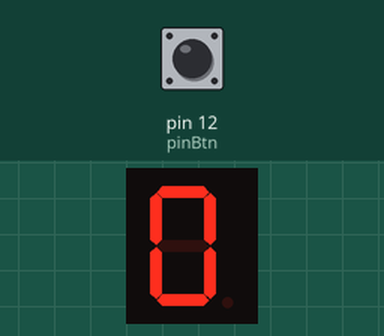
The sketch below on a simulated Arduino Uno, built with avr-gcc and run on an emulated ATmega328P. Shown: 1-digit seven-segment display. Wiring (inferred from the names in the program): 1-digit 7-segment display, segments lit when HIGH: segments pin 2, pin 3, pin 4, pin 5, pin 6, pin 7, pin 8. The test bench sets the inputs (shaded band); at power-on: pin 12 (pinBtn) LOW. The segment pins are drawn as the display they are named for.

Above: at 1.2 s.
1.3 s: pin 12 (pinBtn) pulled HIGH for 0.15 s
At 2.0 s:
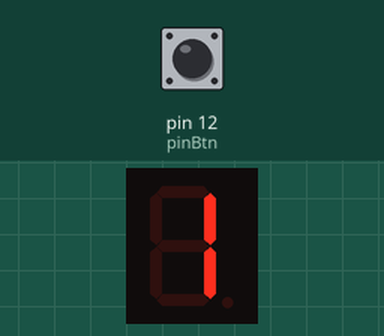
2.9 s: pin 12 (pinBtn) pulled HIGH for 1 s
At 3.2 s:
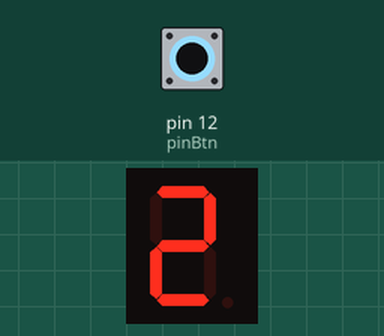
5.4 s: pin 12 (pinBtn) pulled HIGH for 0.15 s
At 6.3 s:
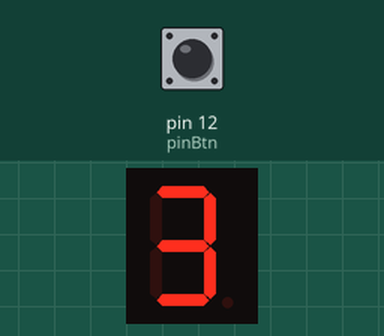
7.0 s: pin 12 (pinBtn) pulled HIGH for 3.2 s
At 7.5 s:
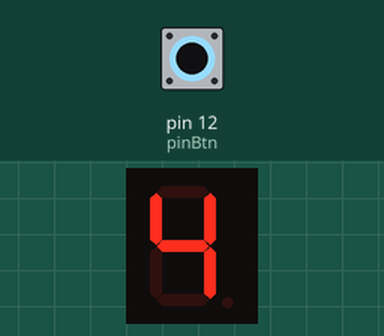
11.7 s: pin 12 (pinBtn) pulled HIGH for 0.15 s
At 12.3 s:
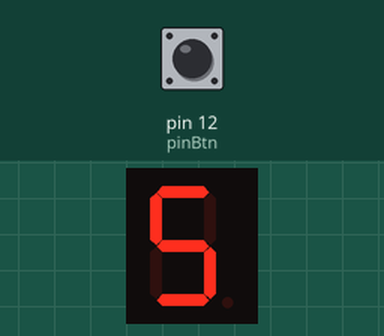
13.3 s: pin 12 (pinBtn) pulled HIGH for 1 s
At 14.7 s:
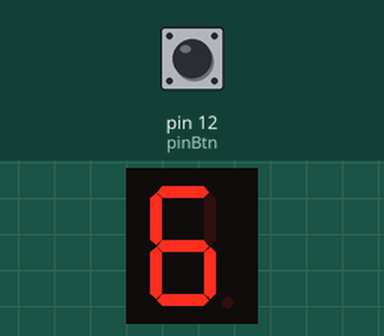
Timing chart, 0 to 16.3 s (numbered marks = the images above; inputs shaded):
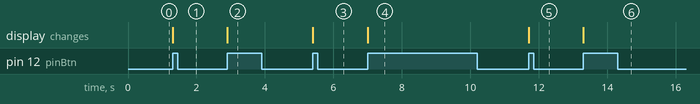

Measured:
- after the input at 1.3 s, the display: changes at once (image 1)
- after the input at 2.9 s, the display: changes at once (image 2)
- after the input at 5.4 s, the display: changes at once (image 3)
- after the input at 7.0 s, the display: changes at once (image 4)
- after the input at 11.7 s, the display: changes at once (image 5)
- after the input at 13.3 s, the display: changes at once (image 6)

The sketch:

JuevesSemanaDeLaCiencia1.ino
```cpp
int pines[]={2,3,4,5,6,7,8}; //Pines en donde esta conectado de la A-G del display

int pinBtn=12; //Pin donde esta conectado el boton

int cont=0; //Numero que mostrara el display
int valor; //Valor que leera el valor del boton
boolean estado=true; //Variable para saber cuando el boton esta presionado o no

int numeros[10][7]={ //Arreglo multidimensional que contiene los numeros
//a,b,c,d,e,f,g
{1,1,1,1,1,1,0},//0
{0,1,1,0,0,0,0},//1
{1,1,0,1,1,0,1},//2
{1,1,1,1,0,0,1},//3
{0,1,1,0,0,1,1},//4
{1,0,1,1,0,1,1},//5
{1,0,1,1,1,1,1},//6
{1,1,1,0,0,0,0},//7
{1,1,1,1,1,1,1},//8
{1,1,1,0,0,1,1},//9
};

void number(int orden[]){ //El metodo recibe un arreglo con el numero a mostrar en el display
  for(int c=0;c<7;c++){
    digitalWrite(pines[c],orden[c]); //Recorre el arreglo de pines y el recibido por parametro
  }
}

void setup() {
  for(int c=0;c<7;c++){
    pinMode(pines[c],OUTPUT);
  }
  pinMode(pinBtn,INPUT);
}

void loop() {
  valor=digitalRead(pinBtn); //lee el valor del boton
  if(valor==HIGH && estado){ //si esta presionado y en el ciclo anterior no lo estaba, entra
    cont=(cont+1)%10; //al contador se le suma 1 y se le saca el modulo con respecto a 10 para que el valor nunca sea mayor a 9
    estado=false; //Con esta variable se le indica que en este ciclo fue presionado el boton
  }
  else if(valor==LOW){ //si el boton se suelta, entra
    estado=true; //Se le indica que en este ciclo estaba suelto el boton
  }
  number(numeros[cont]); //Al metodo "number" se le pasa el arreglo de numeros que corresponden a "cont"
}
```
